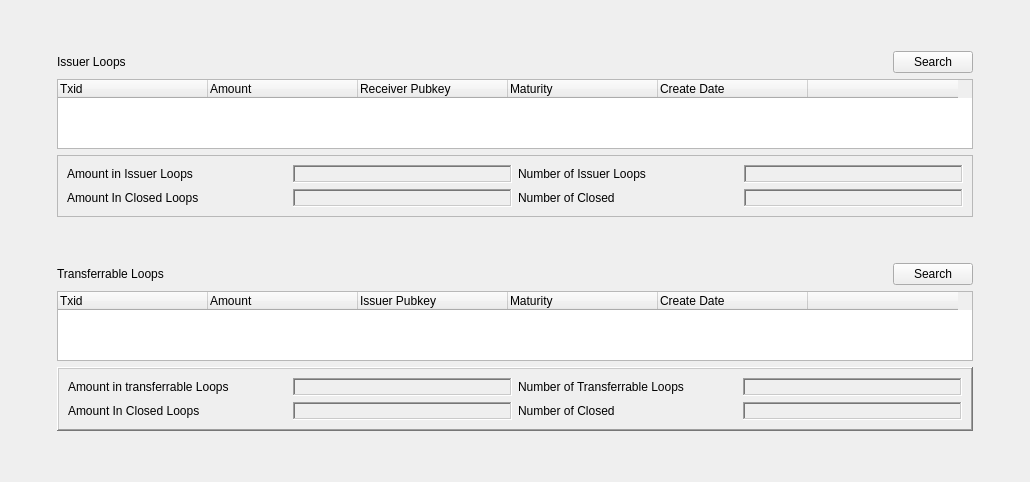
              <widget class="QWidget" name="totalloops_tab">
               <attribute name="title">
                <string>Active Loops</string>
               </attribute>
               <layout class="QGridLayout" name="gridLayout_14">
                <item row="1" column="2">
                 <spacer name="horizontalSpacer_41">
                  <property name="orientation">
                   <enum>Qt::Horizontal</enum>
                  </property>
                  <property name="sizeHint" stdset="0">
                   <size>
                    <width>40</width>
                    <height>20</height>
                   </size>
                  </property>
                 </spacer>
                </item>
                <item row="1" column="1">
                 <layout class="QGridLayout" name="activeloops_Layout">
                  <item row="0" column="0">
                   <widget class="QLabel" name="Issuerloops_label">
                    <property name="text">
                     <string>Issuer Loops</string>
                    </property>
                   </widget>
                  </item>
                  <item row="8" column="0" colspan="3">
                   <widget class="QFrame" name="frame">
                    <property name="maximumSize">
                     <size>
                      <width>16777215</width>
                      <height>16777215</height>
                     </size>
                    </property>
                    <property name="frameShape">
                     <enum>QFrame::WinPanel</enum>
                    </property>
                    <property name="frameShadow">
                     <enum>QFrame::Raised</enum>
                    </property>
                    <layout class="QGridLayout" name="gridLayout_20">
                     <item row="1" column="1">
                      <widget class="QLabel" name="total_transferrable_loop_amount_label_value">
                       <property name="frameShape">
                        <enum>QFrame::WinPanel</enum>
                       </property>
                       <property name="frameShadow">
                        <enum>QFrame::Sunken</enum>
                       </property>
                       <property name="text">
                        <string/>
                       </property>
                       <property name="textInteractionFlags">
                        <set>Qt::LinksAccessibleByMouse|Qt::TextSelectableByMouse</set>
                       </property>
                      </widget>
                     </item>
                     <item row="1" column="0">
                      <widget class="QLabel" name="total_transferrable_loop_amount_label">
                       <property name="text">
                        <string>Amount in transferrable Loops</string>
                       </property>
                      </widget>
                     </item>
                     <item row="1" column="2">
                      <widget class="QLabel" name="numberof_transferrable_loop_amount_label">
                       <property name="text">
                        <string>Number of Transferrable Loops</string>
                       </property>
                      </widget>
                     </item>
                     <item row="1" column="3">
                      <widget class="QLabel" name="numberof_transferrable_loop_amount_label_value">
                       <property name="frameShape">
                        <enum>QFrame::WinPanel</enum>
                       </property>
                       <property name="frameShadow">
                        <enum>QFrame::Sunken</enum>
                       </property>
                       <property name="text">
                        <string/>
                       </property>
                       <property name="textInteractionFlags">
                        <set>Qt::LinksAccessibleByMouse|Qt::TextSelectableByMouse</set>
                       </property>
                      </widget>
                     </item>
                     <item row="2" column="0">
                      <widget class="QLabel" name="holderloops_closed_amount_label">
                       <property name="text">
                        <string>Amount In Closed Loops</string>
                       </property>
                      </widget>
                     </item>
                     <item row="2" column="1">
                      <widget class="QLabel" name="holderloops_closed_amount_label_value">
                       <property name="frameShape">
                        <enum>QFrame::WinPanel</enum>
                       </property>
                       <property name="frameShadow">
                        <enum>QFrame::Sunken</enum>
                       </property>
                       <property name="text">
                        <string/>
                       </property>
                       <property name="textInteractionFlags">
                        <set>Qt::LinksAccessibleByMouse|Qt::TextSelectableByMouse</set>
                       </property>
                      </widget>
                     </item>
                     <item row="2" column="2">
                      <widget class="QLabel" name="holderloops_closed_number_label">
                       <property name="text">
                        <string>Number of Closed </string>
                       </property>
                      </widget>
                     </item>
                     <item row="2" column="3">
                      <widget class="QLabel" name="holderloops_closed_number_label_value">
                       <property name="frameShape">
                        <enum>QFrame::WinPanel</enum>
                       </property>
                       <property name="frameShadow">
                        <enum>QFrame::Sunken</enum>
                       </property>
                       <property name="text">
                        <string/>
                       </property>
                       <property name="textInteractionFlags">
                        <set>Qt::LinksAccessibleByMouse|Qt::TextSelectableByMouse</set>
                       </property>
                      </widget>
                     </item>
                    </layout>
                   </widget>
                  </item>
                  <item row="6" column="1" colspan="2">
                   <layout class="QGridLayout" name="gridLayout_15">
                    <item row="0" column="1">
                     <widget class="QPushButton" name="holderloops_search_button">
                      <property name="text">
                       <string>Search</string>
                      </property>
                     </widget>
                    </item>
                    <item row="0" column="0">
                     <spacer name="horizontalSpacer_42">
                      <property name="orientation">
                       <enum>Qt::Horizontal</enum>
                      </property>
                      <property name="sizeHint" stdset="0">
                       <size>
                        <width>40</width>
                        <height>20</height>
                       </size>
                      </property>
                     </spacer>
                    </item>
                   </layout>
                  </item>
                  <item row="7" column="0" colspan="3">
                   <widget class="QTableWidget" name="transferableloops_tableWidget">
                    <property name="sizePolicy">
                     <sizepolicy hsizetype="Expanding" vsizetype="Expanding">
                      <horstretch>0</horstretch>
                      <verstretch>0</verstretch>
                     </sizepolicy>
                    </property>
                    <property name="minimumSize">
                     <size>
                      <width>0</width>
                      <height>0</height>
                     </size>
                    </property>
                    <property name="maximumSize">
                     <size>
                      <width>16777215</width>
                      <height>250</height>
                     </size>
                    </property>
                    <property name="sizeIncrement">
                     <size>
                      <width>0</width>
                      <height>0</height>
                     </size>
                    </property>
                    <property name="sizeAdjustPolicy">
                     <enum>QAbstractScrollArea::AdjustToContents</enum>
                    </property>
                    <property name="editTriggers">
                     <set>QAbstractItemView::NoEditTriggers</set>
                    </property>
                    <property name="alternatingRowColors">
                     <bool>true</bool>
                    </property>
                    <property name="selectionMode">
                     <enum>QAbstractItemView::SingleSelection</enum>
                    </property>
                    <property name="verticalScrollMode">
                     <enum>QAbstractItemView::ScrollPerPixel</enum>
                    </property>
                    <property name="horizontalScrollMode">
                     <enum>QAbstractItemView::ScrollPerPixel</enum>
                    </property>
                    <property name="sortingEnabled">
                     <bool>true</bool>
                    </property>
                    <property name="wordWrap">
                     <bool>true</bool>
                    </property>
                    <property name="cornerButtonEnabled">
                     <bool>false</bool>
                    </property>
                    <attribute name="horizontalHeaderCascadingSectionResizes">
                     <bool>false</bool>
                    </attribute>
                    <attribute name="horizontalHeaderDefaultSectionSize">
                     <number>150</number>
                    </attribute>
                    <attribute name="horizontalHeaderStretchLastSection">
                     <bool>false</bool>
                    </attribute>
                    <column>
                     <property name="text">
                      <string>Txid</string>
                     </property>
                     <property name="textAlignment">
                      <set>AlignLeading|AlignTop</set>
                     </property>
                    </column>
                    <column>
                     <property name="text">
                      <string>Amount</string>
                     </property>
                     <property name="textAlignment">
                      <set>AlignLeading|AlignTop</set>
                     </property>
                    </column>
                    <column>
                     <property name="text">
                      <string>Issuer Pubkey</string>
                     </property>
                     <property name="textAlignment">
                      <set>AlignLeading|AlignTop</set>
                     </property>
                    </column>
                    <column>
                     <property name="text">
                      <string>Maturity</string>
                     </property>
                     <property name="textAlignment">
                      <set>AlignLeading|AlignTop</set>
                     </property>
                    </column>
                    <column>
                     <property name="text">
                      <string>Create Date</string>
                     </property>
                     <property name="textAlignment">
                      <set>AlignLeading|AlignTop</set>
                     </property>
                    </column>
                    <column>
                     <property name="text">
                      <string/>
                     </property>
                    </column>
                   </widget>
                  </item>
                  <item row="4" column="0" colspan="3">
                   <spacer name="verticalSpacer_32">
                    <property name="orientation">
                     <enum>Qt::Vertical</enum>
                    </property>
                    <property name="sizeHint" stdset="0">
                     <size>
                      <width>20</width>
                      <height>40</height>
                     </size>
                    </property>
                   </spacer>
                  </item>
                  <item row="6" column="0">
                   <widget class="QLabel" name="transferableloops_label">
                    <property name="text">
                     <string>Transferrable Loops</string>
                    </property>
                   </widget>
                  </item>
                  <item row="0" column="1" colspan="2">
                   <layout class="QGridLayout" name="gridLayout_22">
                    <item row="0" column="1">
                     <widget class="QPushButton" name="activeloops_search_button">
                      <property name="text">
                       <string>Search</string>
                      </property>
                     </widget>
                    </item>
                    <item row="0" column="0">
                     <spacer name="horizontalSpacer_52">
                      <property name="orientation">
                       <enum>Qt::Horizontal</enum>
                      </property>
                      <property name="sizeHint" stdset="0">
                       <size>
                        <width>40</width>
                        <height>20</height>
                       </size>
                      </property>
                     </spacer>
                    </item>
                   </layout>
                  </item>
                  <item row="1" column="0" rowspan="2" colspan="3">
                   <widget class="QTableWidget" name="activeloops_tableWidget">
                    <property name="sizePolicy">
                     <sizepolicy hsizetype="Expanding" vsizetype="Expanding">
                      <horstretch>0</horstretch>
                      <verstretch>0</verstretch>
                     </sizepolicy>
                    </property>
                    <property name="minimumSize">
                     <size>
                      <width>0</width>
                      <height>0</height>
                     </size>
                    </property>
                    <property name="maximumSize">
                     <size>
                      <width>16777215</width>
                      <height>250</height>
                     </size>
                    </property>
                    <property name="sizeIncrement">
                     <size>
                      <width>0</width>
                      <height>0</height>
                     </size>
                    </property>
                    <property name="sizeAdjustPolicy">
                     <enum>QAbstractScrollArea::AdjustToContents</enum>
                    </property>
                    <property name="autoScroll">
                     <bool>true</bool>
                    </property>
                    <property name="editTriggers">
                     <set>QAbstractItemView::NoEditTriggers</set>
                    </property>
                    <property name="alternatingRowColors">
                     <bool>true</bool>
                    </property>
                    <property name="selectionMode">
                     <enum>QAbstractItemView::SingleSelection</enum>
                    </property>
                    <property name="verticalScrollMode">
                     <enum>QAbstractItemView::ScrollPerPixel</enum>
                    </property>
                    <property name="horizontalScrollMode">
                     <enum>QAbstractItemView::ScrollPerPixel</enum>
                    </property>
                    <property name="sortingEnabled">
                     <bool>true</bool>
                    </property>
                    <property name="wordWrap">
                     <bool>true</bool>
                    </property>
                    <property name="cornerButtonEnabled">
                     <bool>false</bool>
                    </property>
                    <attribute name="horizontalHeaderDefaultSectionSize">
                     <number>150</number>
                    </attribute>
                    <attribute name="horizontalHeaderStretchLastSection">
                     <bool>false</bool>
                    </attribute>
                    <column>
                     <property name="text">
                      <string>Txid</string>
                     </property>
                     <property name="textAlignment">
                      <set>AlignLeading|AlignTop</set>
                     </property>
                    </column>
                    <column>
                     <property name="text">
                      <string>Amount</string>
                     </property>
                     <property name="textAlignment">
                      <set>AlignLeading|AlignTop</set>
                     </property>
                    </column>
                    <column>
                     <property name="text">
                      <string>Receiver Pubkey</string>
                     </property>
                     <property name="textAlignment">
                      <set>AlignLeading|AlignTop</set>
                     </property>
                    </column>
                    <column>
                     <property name="text">
                      <string>Maturity</string>
                     </property>
                     <property name="textAlignment">
                      <set>AlignLeading|AlignTop</set>
                     </property>
                    </column>
                    <column>
                     <property name="text">
                      <string>Create Date</string>
                     </property>
                     <property name="textAlignment">
                      <set>AlignLeading|AlignTop</set>
                     </property>
                    </column>
                    <column>
                     <property name="text">
                      <string/>
                     </property>
                    </column>
                   </widget>
                  </item>
                  <item row="3" column="0" colspan="3">
                   <widget class="QFrame" name="frame_2">
                    <property name="frameShape">
                     <enum>QFrame::StyledPanel</enum>
                    </property>
                    <property name="frameShadow">
                     <enum>QFrame::Raised</enum>
                    </property>
                    <layout class="QGridLayout" name="gridLayout_25">
                     <item row="0" column="1">
                      <widget class="QLabel" name="total_issuer_loop_amount_label_value">
                       <property name="frameShape">
                        <enum>QFrame::WinPanel</enum>
                       </property>
                       <property name="frameShadow">
                        <enum>QFrame::Sunken</enum>
                       </property>
                       <property name="text">
                        <string/>
                       </property>
                       <property name="textInteractionFlags">
                        <set>Qt::LinksAccessibleByMouse|Qt::TextSelectableByMouse</set>
                       </property>
                      </widget>
                     </item>
                     <item row="0" column="0">
                      <widget class="QLabel" name="total_issuer_loop_amount_label">
                       <property name="text">
                        <string>Amount in Issuer Loops</string>
                       </property>
                      </widget>
                     </item>
                     <item row="0" column="2">
                      <widget class="QLabel" name="activeloops_pending_number_label">
                       <property name="text">
                        <string>Number of Issuer Loops </string>
                       </property>
                      </widget>
                     </item>
                     <item row="0" column="3">
                      <widget class="QLabel" name="activeloops_pending_number_value_label">
                       <property name="sizePolicy">
                        <sizepolicy hsizetype="Preferred" vsizetype="Preferred">
                         <horstretch>0</horstretch>
                         <verstretch>0</verstretch>
                        </sizepolicy>
                       </property>
                       <property name="maximumSize">
                        <size>
                         <width>16777215</width>
                         <height>16777215</height>
                        </size>
                       </property>
                       <property name="frameShape">
                        <enum>QFrame::WinPanel</enum>
                       </property>
                       <property name="frameShadow">
                        <enum>QFrame::Sunken</enum>
                       </property>
                       <property name="text">
                        <string/>
                       </property>
                       <property name="textInteractionFlags">
                        <set>Qt::LinksAccessibleByMouse|Qt::TextSelectableByMouse</set>
                       </property>
                      </widget>
                     </item>
                     <item row="1" column="0">
                      <widget class="QLabel" name="closedloops_total_amount_label">
                       <property name="text">
                        <string>Amount In Closed Loops</string>
                       </property>
                      </widget>
                     </item>
                     <item row="1" column="1">
                      <widget class="QLabel" name="closedloops_total_amount_value_label">
                       <property name="minimumSize">
                        <size>
                         <width>0</width>
                         <height>0</height>
                        </size>
                       </property>
                       <property name="maximumSize">
                        <size>
                         <width>16777215</width>
                         <height>16777215</height>
                        </size>
                       </property>
                       <property name="frameShape">
                        <enum>QFrame::WinPanel</enum>
                       </property>
                       <property name="frameShadow">
                        <enum>QFrame::Sunken</enum>
                       </property>
                       <property name="text">
                        <string/>
                       </property>
                       <property name="textInteractionFlags">
                        <set>Qt::LinksAccessibleByMouse|Qt::TextSelectableByMouse</set>
                       </property>
                      </widget>
                     </item>
                     <item row="1" column="2">
                      <widget class="QLabel" name="closedloops_total_number_label">
                       <property name="text">
                        <string>Number of Closed </string>
                       </property>
                      </widget>
                     </item>
                     <item row="1" column="3">
                      <widget class="QLabel" name="closedloops_total_number_value_label">
                       <property name="sizePolicy">
                        <sizepolicy hsizetype="Preferred" vsizetype="Preferred">
                         <horstretch>0</horstretch>
                         <verstretch>0</verstretch>
                        </sizepolicy>
                       </property>
                       <property name="minimumSize">
                        <size>
                         <width>0</width>
                         <height>0</height>
                        </size>
                       </property>
                       <property name="maximumSize">
                        <size>
                         <width>16777215</width>
                         <height>16777215</height>
                        </size>
                       </property>
                       <property name="frameShape">
                        <enum>QFrame::WinPanel</enum>
                       </property>
                       <property name="frameShadow">
                        <enum>QFrame::Sunken</enum>
                       </property>
                       <property name="text">
                        <string/>
                       </property>
                       <property name="textInteractionFlags">
                        <set>Qt::LinksAccessibleByMouse|Qt::TextSelectableByMouse</set>
                       </property>
                      </widget>
                     </item>
                    </layout>
                   </widget>
                  </item>
                 </layout>
                </item>
                <item row="1" column="0">
                 <spacer name="horizontalSpacer_30">
                  <property name="orientation">
                   <enum>Qt::Horizontal</enum>
                  </property>
                  <property name="sizeHint" stdset="0">
                   <size>
                    <width>40</width>
                    <height>20</height>
                   </size>
                  </property>
                 </spacer>
                </item>
                <item row="0" column="0" colspan="3">
                 <spacer name="verticalSpacer_31">
                  <property name="orientation">
                   <enum>Qt::Vertical</enum>
                  </property>
                  <property name="sizeHint" stdset="0">
                   <size>
                    <width>20</width>
                    <height>40</height>
                   </size>
                  </property>
                 </spacer>
                </item>
                <item row="2" column="0" colspan="3">
                 <spacer name="verticalSpacer_40">
                  <property name="orientation">
                   <enum>Qt::Vertical</enum>
                  </property>
                  <property name="sizeHint" stdset="0">
                   <size>
                    <width>20</width>
                    <height>40</height>
                   </size>
                  </property>
                 </spacer>
                </item>
               </layout>
              </widget>
